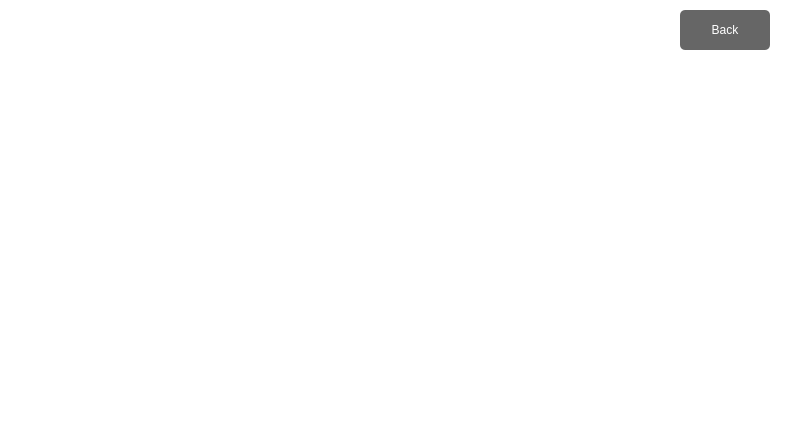
<?xml version="1.0" encoding="UTF-8"?>
<ui version="4.0">
 <class>Form</class>
 <widget class="QWidget" name="Form">
  <property name="geometry">
   <rect>
    <x>0</x>
    <y>0</y>
    <width>804</width>
    <height>439</height>
   </rect>
  </property>
  <property name="windowTitle">
   <string>Form</string>
  </property>
  <property name="styleSheet">
   <string notr="true">background-color:rgba(255, 255, 255, 255);</string>
  </property>
  <widget class="QPushButton" name="btn_main">
   <property name="geometry">
    <rect>
     <x>680</x>
     <y>10</y>
     <width>90</width>
     <height>40</height>
    </rect>
   </property>
   <property name="styleSheet">
    <string notr="true">QPushButton#btn_main{
	background-color: rgba(102, 102, 102, 255);
	border-radius:5px;
	color: rgba(255, 255, 255, 255);
}

QPushButton#btn_main::pressed{
	padding-left:5px;
	padding-top:5px;
	background-color:rgba(200, 200, 200, 255);
}</string>
   </property>
   <property name="text">
    <string>Back</string>
   </property>
  </widget>
  <widget class="matplotlibWidget" name="graph_viewer" native="true">
   <property name="geometry">
    <rect>
     <x>10</x>
     <y>50</y>
     <width>781</width>
     <height>371</height>
    </rect>
   </property>
   <property name="font">
    <font>
     <family>맑은 고딕</family>
     <pointsize>8</pointsize>
    </font>
   </property>
  </widget>
 </widget>
 <customwidgets>
  <customwidget>
   <class>matplotlibWidget</class>
   <extends>QWidget</extends>
   <header>matplotlibwidgetFile.h</header>
   <container>1</container>
  </customwidget>
 </customwidgets>
 <resources/>
 <connections/>
</ui>
